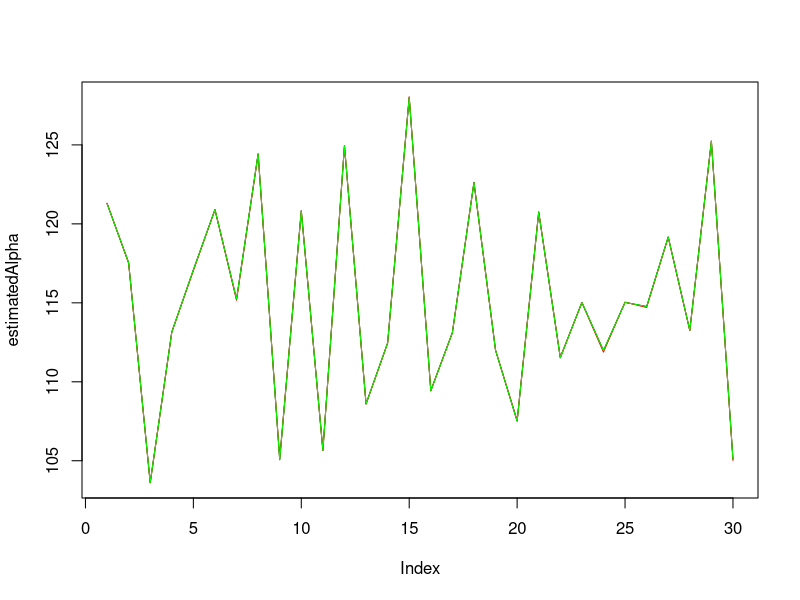

Here is the R script that generated this plot:
################## Lukasz Gatarek, 09-01-2017
################## implementation of gelfant et al 1990 (JASA)
################## posterior simulator for linear hierarchical model

rm(list = ls())
# necessary libraries
library('MASS')
library('MCMCpack')
#

## symulowanie danych zgodnie z procesem generujący dane
# parametry dla rozkładu prior dla parametru theta_0
eta <- matrix(NA, 2, 1)
eta[1, 1] <- 100
eta[2, 1] <- 15

C <- matrix(0, 2, 2)
C[1,1] <- 40^2
C[2,2] <- 10^2

# parametry dla rozkładu prior dla parametru Sigma
rho <- 5
R <- matrix(0, 2, 2)
R[1,1] <-10^2
R[2,2] <- .5^2

# parametry dla rozkładu prior dla parametru sigma2
a <-3
b <- 1/40

# liczba obiektów
n <- 30
# ilość pomiarów dla każdego z obiektów
m <- 5
# wymiar zmiennej objaśniającej, wliczając parametr stałej
d <- 2

# losowanie parametrów procesu generującego dane z odpowiednich rozkładów a priori
trueSIGMA <- riwish(v = rho, S = rho * R)
trueTheta0 <- mvrnorm(n = 1, mu = eta, Sigma = C)
trueSigma2 <- rinvgamma(1, a, b)

# losowanie parametrów theta_i
trueTheta <- array(NA, dim = c(n, d, 1))
for (i in 1:n){
  trueTheta[i,,] <- mvrnorm(n = 1, mu = trueTheta0, Sigma = trueSIGMA) }

# obserwacje X_{i,m}
trueX <- matrix(NA, n, m)
for (i in 1:n){
  for (j in 1:m){  
  trueX[i, j] <- rnorm(1,0,1) } }

#trueX <- matrix(NA, n, m)
# gelfand data
#for (i in 1:n){
#  trueX[i, 1] <- 8
#  trueX[i, 2] <- 15
#  trueX[i, 3] <- 22
#  trueX[i, 4] <- 29
#  trueX[i, 5] <- 36 }


# nazwy obiektów 
objectNames<-'obiekt 1'
for (i in 2:n){
  objectNames <- c(objectNames, paste('obiekt', toString(i)))
}
rownames(trueX)<-objectNames
  
# obserwacje Y zgodnie z procesem generującym dane 
Y <- matrix(NA, n, m)
rownames(Y)<-objectNames

trueAlpha <- matrix(NA, n, 1)
trueBeta <- matrix(NA, n, 1)

for (i in 1:n){
  trueAlpha[i,1] <- trueTheta[i,1,1]
  trueBeta[i,1] <- trueTheta[i,2,1]
  for (j in 1:m){
    Y[i,j] <- rnorm(1, trueAlpha[i,1] + trueBeta[i,1] * trueX[i,j], sqrt(trueSigma2))
  }
}

#################
# zakładamy ilość symulacji w łańcuchu MCMC
nSim <- 1000
# alokujemy pamięć pod wyniki losowania ...
SIGMA <- array(data = NA, dim = c(nSim, d, d))
theta0 <- array(data = NA, dim = c(nSim, d, 1))
theta <- array(data = NA, dim = c(nSim, d, n))
sigma2 <- matrix(data = NA, nSim, 1)
# ... oraz pod dodatkowe zmienne konieczne do losowania
thetaBar <- array(data = NA, dim = c(nSim, d, 1))
squares <- rep(NA, n)
thetaSquares <- vector(mode="list", length = n)
#################


# simulate the first Sigma given rho and R from the inverted Wishart distribution
# wishartSigma <- matrix(rho * R, d, d)
# c <- matrix(rWishart(1, rho, ginv(wishartSigma)), d, d) 
# sigmas[1,,] <- ginv(c) # the inverse function does not work extremely well here 

# wartości początkowe
SIGMA[1,,] <- riwish(v = rho, S = rho * R)
theta0[1,,] <- mvrnorm(n = 1, mu = eta, Sigma = C)
sigma2[1] <- rinvgamma(1, a, b)

for (t in 2:nSim){
  for (i in 1:n){
    # warunkowy rozkład a posteriori dla theta_i
    X_i <- cbind(rep(1, m), trueX[i,])
    # page 175
    D_theta_i <- ginv( t(X_i) %*% X_i / sigma2[t-1] + ginv(SIGMA[t-1,,]) )
    d_theta_i <- t(X_i) %*% matrix(Y[i,]) / sigma2[t-1] + ginv(SIGMA[t-1,,]) %*% matrix(theta0[t-1,,])
    
    theta[t,,i] <- mvrnorm(n = 1, mu = D_theta_i %*% d_theta_i, Sigma = D_theta_i)
  }
  # warunkowy rozkład a posteriori dla  theta_0
  D_theta_0 <- ginv(n * ginv(SIGMA[t-1,,]) + ginv(C))
  # średnia dla theta_i's
  thetaBar[t,,] = apply(theta[t,,], 1, mean)
  d_theta_0 <- (n * ginv(SIGMA[t-1,,]) %*% thetaBar[t,,] + ginv(C) %*% eta)
  theta0[t,,1] <- mvrnorm(n = 1, mu = D_theta_0 %*% d_theta_0, Sigma = D_theta_0)
  
  # warunkowy rozkład a posteriori dla sigma2
  for (i in 1:n){
    X_i <- cbind(rep(1, m), trueX[i,])  
    squares[i] <- t(matrix(Y[i,]) - X_i %*% matrix(theta[t,,i])) %*% (matrix(Y[i,]) - X_i %*% matrix(theta[t,,i]) )
    }
  sigma2[t] <- rinvgamma(1, (m * n)/2 + a, ginv( 1/2 * sum(squares) + b^(-1)  ) )

  # warunkowy rozkład a posteriori dla  Sigma
  for (i in 1:n){
    thetaSquares[[i]] <- matrix(theta[t,,i] - theta0[t,,1]) %*% t(matrix(theta[t,,i] - theta0[t,,1]))
  }
  SIGMA[t,,] <- riwish(v = n + rho, S = Reduce("+", thetaSquares )  + rho * R )
}

# comparison with OLS estimation
estimatedAlpha <- matrix(NA, n, 1)
estimatedBeta <- matrix(NA, n, 1)
for (i in 1:n){
estimatedAlpha[i,1] <- mean(theta[2:nSim,1,i])
estimatedBeta[i,1]  <- mean(theta[2:nSim,2,i])
}
estimatOLS<-matrix(NA, n, 2)
for (i in 1:n){
    X_i <- cbind(rep(1, m), trueX[i,])  
    
    estimatOLS[i,]<- ginv(t(X_i) %*% X_i) %*% t(X_i) %*% (matrix(Y[i,]))
    
}


plot(estimatedAlpha, type="l")
lines(trueTheta[,1,1], col="red")
lines(estimatOLS[,1], col="green")
